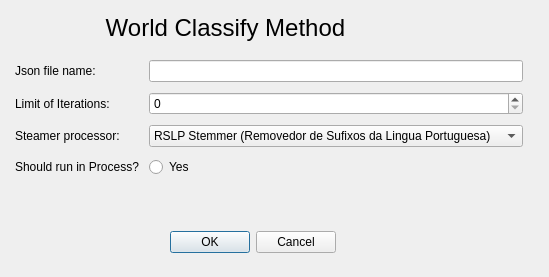
<?xml version="1.0" encoding="UTF-8"?>
<ui version="4.0">
 <class>Form</class>
 <widget class="QWidget" name="Form">
  <property name="geometry">
   <rect>
    <x>0</x>
    <y>0</y>
    <width>549</width>
    <height>277</height>
   </rect>
  </property>
  <property name="windowTitle">
   <string>Classify Words Method</string>
  </property>
  <property name="styleSheet">
   <string notr="true"/>
  </property>
  <widget class="QDialogButtonBox" name="buttonBox">
   <property name="geometry">
    <rect>
     <x>170</x>
     <y>230</y>
     <width>166</width>
     <height>25</height>
    </rect>
   </property>
   <property name="standardButtons">
    <set>QDialogButtonBox::Cancel|QDialogButtonBox::Ok</set>
   </property>
   <property name="centerButtons">
    <bool>false</bool>
   </property>
  </widget>
  <widget class="QWidget" name="formLayoutWidget">
   <property name="geometry">
    <rect>
     <x>5</x>
     <y>50</y>
     <width>528</width>
     <height>171</height>
    </rect>
   </property>
   <layout class="QFormLayout" name="formLayout">
    <property name="horizontalSpacing">
     <number>10</number>
    </property>
    <property name="verticalSpacing">
     <number>10</number>
    </property>
    <property name="leftMargin">
     <number>10</number>
    </property>
    <property name="topMargin">
     <number>10</number>
    </property>
    <property name="rightMargin">
     <number>10</number>
    </property>
    <property name="bottomMargin">
     <number>10</number>
    </property>
    <item row="0" column="0">
     <widget class="QLabel" name="labelJsonName">
      <property name="text">
       <string>Json file name:</string>
      </property>
     </widget>
    </item>
    <item row="0" column="1">
     <widget class="QLineEdit" name="lineEdit_3"/>
    </item>
    <item row="1" column="0">
     <widget class="QLabel" name="label_2">
      <property name="text">
       <string>Limit of Iterations:</string>
      </property>
     </widget>
    </item>
    <item row="1" column="1">
     <widget class="QSpinBox" name="spinBox"/>
    </item>
    <item row="2" column="0">
     <widget class="QLabel" name="label_3">
      <property name="text">
       <string>Steamer processor:</string>
      </property>
     </widget>
    </item>
    <item row="2" column="1">
     <widget class="QComboBox" name="comboBox">
      <property name="currentText">
       <string>RSLP Stemmer (Removedor de Sufixos da Lingua Portuguesa)</string>
      </property>
      <property name="maxCount">
       <number>20</number>
      </property>
      <item>
       <property name="text">
        <string>RSLP Stemmer (Removedor de Sufixos da Lingua Portuguesa)</string>
       </property>
      </item>
      <item>
       <property name="text">
        <string>Generic Stemmer</string>
       </property>
      </item>
     </widget>
    </item>
    <item row="3" column="0">
     <widget class="QLabel" name="label_4">
      <property name="text">
       <string>Should run in Process?</string>
      </property>
     </widget>
    </item>
    <item row="3" column="1">
     <widget class="QRadioButton" name="radioButton">
      <property name="text">
       <string>Yes</string>
      </property>
     </widget>
    </item>
   </layout>
  </widget>
  <widget class="QLabel" name="label">
   <property name="geometry">
    <rect>
     <x>20</x>
     <y>7</y>
     <width>411</width>
     <height>41</height>
    </rect>
   </property>
   <property name="font">
    <font>
     <pointsize>18</pointsize>
     <weight>50</weight>
     <bold>false</bold>
     <stylestrategy>PreferAntialias</stylestrategy>
     <kerning>true</kerning>
    </font>
   </property>
   <property name="layoutDirection">
    <enum>Qt::LeftToRight</enum>
   </property>
   <property name="styleSheet">
    <string notr="true"> background-position: bottom center
rgb(136, 138, 133)</string>
   </property>
   <property name="text">
    <string>World Classify Method</string>
   </property>
   <property name="alignment">
    <set>Qt::AlignCenter</set>
   </property>
  </widget>
 </widget>
 <resources/>
 <connections/>
</ui>
